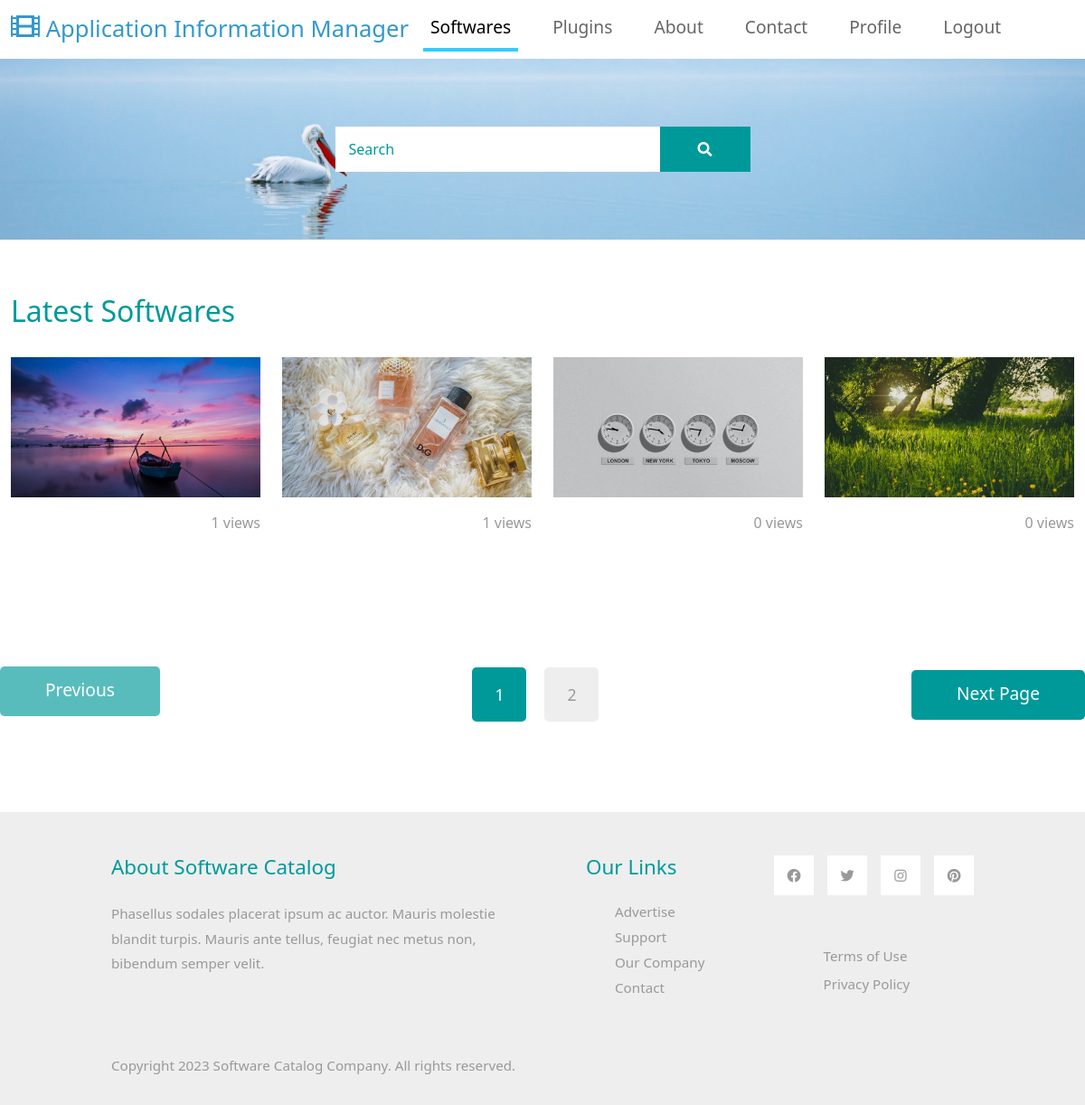
/catalog/home/ (signed in), run on the app's committed database.
### catalapp/models.py (models this page shows, shortened)
class Software(models.Model):
    name = models.CharField(max_length=255)
    images = models.ImageField(upload_to="software_images/")
    time_created = models.DateTimeField(auto_now_add=True)
    views = models.ManyToManyField(User, related_name="viewed_software", blank=True)
    information = models.TextField()
    features = models.TextField()
    version = models.CharField(max_length=50)
    supported_systems = models.CharField(max_length=255)
    license = models.CharField(max_length=100)
    subscription = models.BooleanField(default=False)
    tags = models.ManyToManyField("Tag")
    reviews = models.ManyToManyField("Review")

### catalapp/views.py (the view)
# urls.py: path("home/", views.home, name="home"),
def home(request):
    softwares = Software.objects.all()
    paginator = Paginator(softwares, per_page=4)
    page_number = request.GET.get("page")
    page_obj = paginator.get_page(page_number)
    return render(request, "index.html", {"page_obj": page_obj})

### catalapp/templates/index.html (shortened to what this page needs)
{% extends 'base.html' %}
{% load static %}
{% block content %}
<div class="tm-hero d-flex justify-content-center align-items-center" data-parallax="scroll"
    data-image-src="{% static 'catalapp/images/hero.jpg' %}">
    <form id="search-form" class="d-flex tm-search-form" action="{% url 'catalapp:search_api' %}" method="get">
        <input id="search-button" class="form-control tm-search-input" type="search" name="q" placeholder="Search"
            aria-label="Search">
        <button class="btn btn-outline-success tm-search-btn" type="submit">
            <i class="fas fa-search"></i>
        </button>
    </form>
</div>
<div class="container-fluid tm-container-content tm-mt-60">
    <div class="row mb-4">
        <h2 class="col-6 tm-text-primary">
            Latest Softwares
        </h2>
    </div>
    <div id="software-gallery-container" class="row tm-mb-90 tm-gallery">
        {% for item in page_obj %}
        <div class="col-xl-3 col-lg-4 col-md-6 col-sm-6 col-12 mb-5">
            <figure class="effect-ming tm-video-item">
                <img src="{{ item.images.url }}" alt="Image" class="img-fluid">
                <figcaption class="d-flex align-items-center justify-content-center">
                </figcaption>
            </figure>
            <div class="d-flex justify-content-between tm-text-gray">
                <span>{{ item.views.all.count }} views</span>
            </div>
        </div>
        {% endfor %}
    </div>
</div>
<div id="paginationContainer" class="row tm-mb-90">
    <div class="col-12 d-flex justify-content-between align-items-center tm-paging-col" id="pagination">
        {% if page_obj.has_previous %}
        <a href="?page={{ page_obj.previous_page_number }}" class="btn btn-primary tm-btn-prev mb-2">Previous</a>
        {% else %}
        <a href="javascript:void(0);" class="btn btn-primary tm-btn-prev mb-2 disabled">Previous</a>
        {% endif %}
        <div class="tm-paging d-flex" id="paginationLinks">
            {% for num in page_obj.paginator.page_range %}
            {% if num == page_obj.number %}
            <a href="javascript:void(0);" class="active tm-paging-link">{{ num }}</a>
            {% else %}
            <a href="?page={{ num }}" class="tm-paging-link">{{ num }}</a>
            {% endif %}
            {% endfor %}
        </div>
        {% if page_obj.has_next %}
        <a href="?page={{ page_obj.next_page_number }}" class="btn btn-primary tm-btn-next">Next Page</a>
        {% else %}
        <a href="javascript:void(0);" class="btn btn-primary tm-btn-next disabled">Next Page</a>
        {% endif %}
    </div>
</div>
{% endblock %}

### catalapp/static/catalapp/css/templatemo-style.css (style rules this page uses)
a { text-decoration: none; transition: all 0.3s ease; }
.container-fluid { max-width: 1770px; }
.btn { border-radius: 0; }
.btn-primary { background-color: #009999; border: 0; border-radius: 5px; padding: 12px 50px 14px; font-size: 1.2rem; }
.btn-primary.disabled, .btn-primary:disabled { background-color: #009999; pointer-events: all; cursor: not-allowed; }
.form-control { padding: 10px 20px; width: 100%; height: auto; }
.tm-hero { min-height: 200px; background: transparent; }
.tm-mt-60 { margin-top: 60px; }
.tm-mb-90 { margin-bottom: 90px; }
.tm-text-primary { color: #009999; }
.tm-search-input { width: 360px; border-radius: 0; padding: 12px 15px; color: #009999; border: none; }
.tm-search-input::placeholder { color: #009999; opacity: 1; }
.tm-search-btn { color: white; background-color: #009999; border: none; width: 100px; height: 50px; margin-left: -1px; }
p, .tm-text-gray { color: #999; }
.tm-video-item { position: relative; overflow: hidden; text-align: center; cursor: pointer; }
.tm-video-item img { position: relative; display: block; min-height: 100%; max-width: 100%; opacity: 0.8; }
.tm-video-item figcaption { padding: 2em; color: #fff; text-transform: uppercase; font-size: 1.25em; -webkit-backface-visibility: hidden; backface-visibility: hidden; }
.tm-video-item figcaption::before, .tm-video-item figcaption::after { pointer-events: none; }
.tm-video-item figcaption, .tm-video-item figcaption > a { position: absolute; top: 0; left: 0; width: 100%; height: 100%; }
.tm-paging-link { display: flex; justify-content: center; align-items: center; width: 60px; height: 60px; font-size: 1.1rem; color: #999; background-color: #EEEEEE; margin: 10px; border-radius: 5px; text-decoration: none; transition: all 0.3s ease; }
.tm-paging-link:hover, .tm-paging-link.active { background-color: #009999; color: #fff; }
figure.effect-ming { background: #030c17; }
figure.effect-ming img { opacity: 0.9; -webkit-transition: opacity 0.35s; transition: opacity 0.35s; }
figure.effect-ming figcaption::before { position: absolute; top: 30px; right: 30px; bottom: 30px; left: 30px; border: 2px solid #fff; box-shadow: 0 0 0 30px rgba(255,255,255,0.2); content: ''; opacity: 0; -webkit-transition: opacity 0.35s, -webkit-transform 0.35s; transition: opacity 0.35s, transform 0.35s; -webkit-transform: scale3d(1.4,1.4,1); transform: scale3d(1.4,1.4,1); }
.form-control, input:-internal-autofill-selected, select:not([multiple]) { color: #009999 !important; }
.form-control::placeholder { color: #009999; opacity: 1; }

### data on the page
Software: images (picture), views.all.count "1"
Software: images (picture), views.all.count "1"
Software: images (picture), views.all.count "0"
Software: images (picture), views.all.count "0"

### other printed values
{{ num }} "1"
{{ num }} "2"
